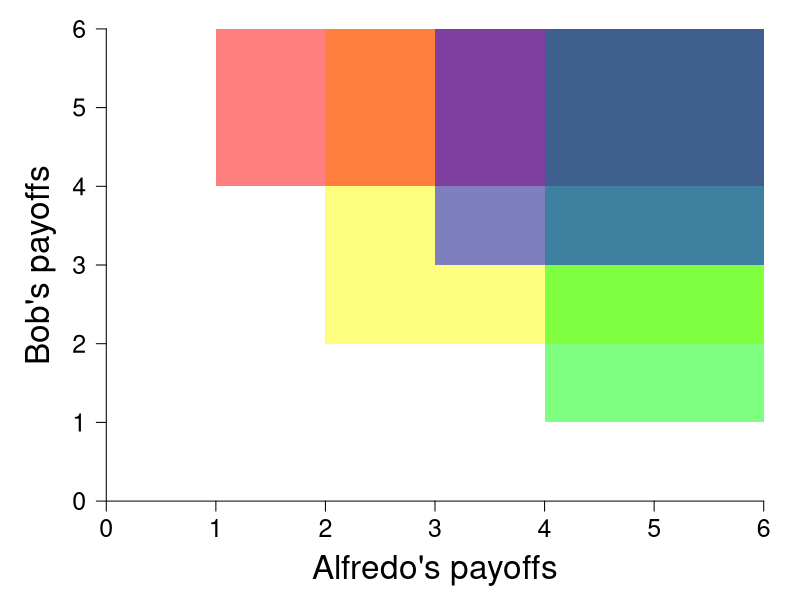

This chart was generated by the following R code: (Note: this script raises an error after producing the figure.)
require(shape)
pdf(file = "society/society_fig1_pefficiency.pdf", width = 9, height = 7)
#SDH: I changed these proportions to 9 by 7 for proprtionality to the figure its adjacent to

#Set parameters for graphics
axislabelsize <- 2
labelsize <- 1.5
namesize <- 1.8
annotatesize <- 1.8
graphlinewidth <- 2
segmentlinewidth <- 1.5

par(mar =  c(4, 4, 0.5, 0.5))
xlims <- c(0, 6)
ylims <- c(0, 6)

ticksy <- c(ylims[1], 1, 2, 3, 4, 5, ylims[2])
ylabels <- c(ylims[1], 1, 2, 3, 4, 5, ylims[2])
ticksx <- c(xlims[1], 1, 2, 3, 4, 5, xlims[2])
xlabels <- c(xlims[1], 1, 2, 3, 4, 5, xlims[2])

#Plot command 
plot(0, 0, xlim = xlims, ylim = ylims, type = "n",
     xlab = expression(paste("")),
     ylab = expression(paste("")),
     xaxt = "n", yaxt = "n", cex.lab = labelsize, bty = "n")

#Customize ticks and labels for the plot
axis(1, at = ticksx, pos = 0, labels = xlabels, cex.axis = labelsize)
axis(2, at = ticksy, pos = 0, labels = ylabels, las = 1, cex.axis = labelsize)


mtext(expression(paste("Alfredo's payoffs")), side=1, line = 2.5, cex = axislabelsize)
text(-0.6, 0.5*ylims[2], expression(paste("Bob's payoffs")), xpd = TRUE, cex = axislabelsize, srt = 90) 


#Lines for the coordinates of the Nash equilbrium
#segments(1, 4, 3, 3, lty = 1, col = "#7fc97f", lwd = 4)
#segments(3, 3, 4, 1, lty = 1, col = "#7fc97f", lwd = 4)

#P-efficiency polygons
x22 <- c(2, xlims[2], xlims[2], 2, 2)
y22 <- c(2, 2, ylims[2], ylims[2], 2)
polygon(x22, y22, col=rgb(1, 1, 0, 0.5), density=NULL, border = NA)

#P-efficiency polygons
x14 <- c(1, xlims[2], xlims[2], 1, 1)
y14 <- c(4, 4, ylims[2], ylims[2], 4)
polygon(x14, y14, col=rgb(1, 0, 0, 0.5), density=NULL, border = NA)

#P-efficiency polygons
x41 <- c(4, xlims[2], xlims[2], 4, 4)
y41 <- c(1, 1, ylims[2], ylims[2], 1)
polygon(x41, y41, col=rgb(0, 1, 0, 0.5), density=NULL, border = NA)

#P-efficiency polygons
x33 <- c(3, xlims[2], xlims[2], 3, 3)
y33 <- c(3, 3, ylims[2], ylims[2], 3)
polygon(x33, y33, col=rgb(0, 0, 1, 0.5), density=NULL, border = NA)



#Add points a, b, c and c
points(1, 4, pch = 16, col = "black", cex = pointsize)
text(0.85, 3.9, expression(paste(d)), cex = annotatesize)
points(3, 3, pch = 16, col = "black", cex = pointsize)
text(2.85, 2.9, expression(paste(c)), cex = annotatesize)
points(4, 1, pch = 16, col = "black", cex = pointsize)
text(3.85, 0.9, expression(paste(b)), cex = annotatesize)
points(2, 2, pch = 16, col = "black", cex = pointsize)
text(1.85, 1.9, expression(paste(a)), cex = annotatesize)
#text(1.5, 1.8, expression(paste("Nash equilibrium")))

#90 degree angle indicators -TEST
# segments(1, 4.1, 1.1, 4.1, lty = 1, col = "black", lwd = 1)
# segments(1.1, 4, 1.1, 4.1, lty = 1, col = "black", lwd = 1)
# 
# segments(3, 3.1, 3.1, 3.1, lty = 1, col = "black", lwd = 1)
# segments(3.1, 3, 3.1, 3.1, lty = 1, col = "black", lwd = 1)
# 
# segments(4, 1.1, 4.1, 1.1, lty = 1, col = "black", lwd = 1)
# segments(4.1, 1, 4.1, 1.1, lty = 1, col = "black", lwd = 1)
# 
# segments(2, 2.1, 2.1, 2.1, lty = 1, col = "black", lwd = 1)
# segments(2.1, 2, 2.1, 2.1, lty = 1, col = "black", lwd = 1)

#Label utility possibilities frontier
#text(3.9, 2.6, expression(paste("Utility Possibilities")))
#text(3.9, 2.35, expression(paste("Frontier (upf)")))


dev.off()
